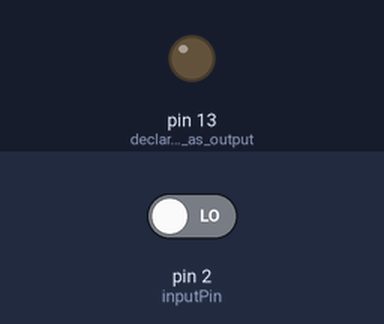
A sketch run on a simulated Arduino Uno, built with avr-gcc and run on an emulated ATmega328P. Shown: output pins drawn as LEDs (lit = HIGH). The test bench sets the inputs (shaded band); at power-on: pin 2 (inputPin) LOW.

Above: at 1.2 s.
1.3 s: pin 2 (inputPin) driven HIGH
At 2.4 s:
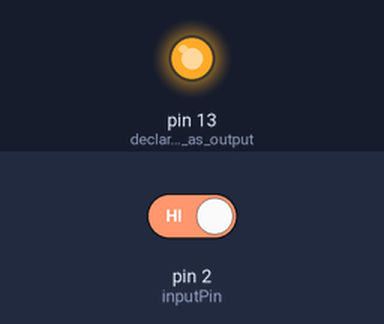
2.8 s: pin 2 (inputPin) driven LOW
At 3.6 s:
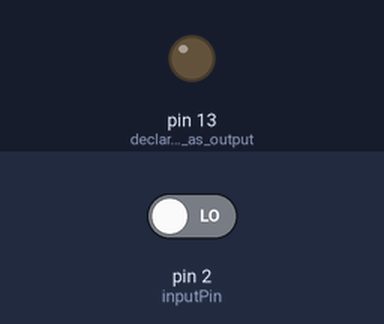
Timing chart, 0 to 5.8 s (numbered marks = the images above; inputs shaded):
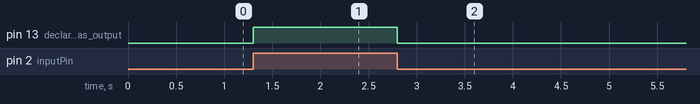

Measured:
- after the input at 1.3 s, pin 13 (declare_LED_as_output): LOW → HIGH at once
- after the input at 2.8 s, pin 13 (declare_LED_as_output): HIGH → LOW at once

The sketch:

ch05_PushbuttonAltLogic.ino
```cpp
/*
   Pushbutton sketch
   a switch connected to pin 2 lights the LED on pin 13
*/

const int inputPin = 2;           // choose the input pin (for a pushbutton)

void setup() {
  pinMode(LED_BUILTIN, OUTPUT);   // declare LED as output
  pinMode(inputPin, INPUT);       // declare pushbutton as input
}

void loop()
{
  // turn LED ON if input pin is HIGH, else turn OFF
  digitalWrite(LED_BUILTIN, digitalRead(inputPin));
}
```
